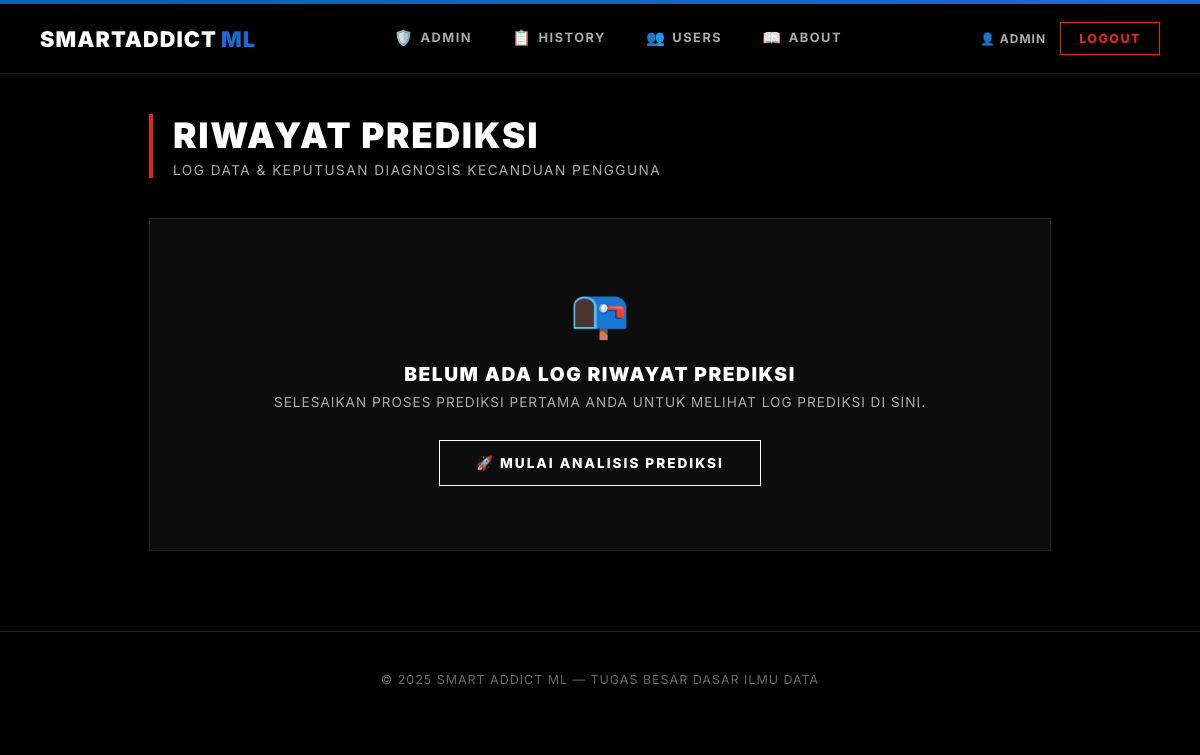
The app's page /history (signed in), older data.
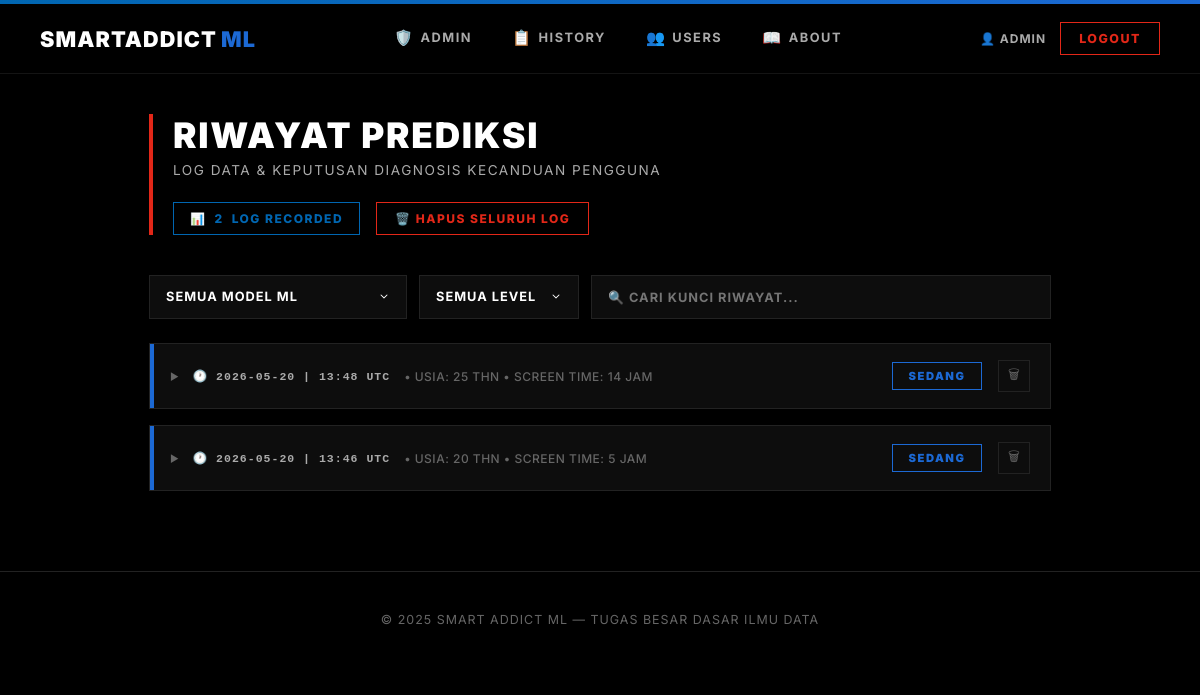
The same page, newer data.
### app.py (models this page shows)
class Prediction(db.Model):
    id = db.Column(db.Integer, primary_key=True)
    user_id = db.Column(db.Integer, db.ForeignKey('user.id'), nullable=False)
    model_name = db.Column(db.String(50), nullable=False)
    input_values = db.Column(db.Text, nullable=False)  # JSON string
    result = db.Column(db.String(20), nullable=False)
    prediction_raw = db.Column(db.Integer, nullable=False)
    timestamp = db.Column(db.DateTime, default=datetime.utcnow)
    @property
    def input_list(self):
        return json.loads(self.input_values)

### app.py (the view)
@app.route("/history")
@login_required
def history_page():
    user_preds = Prediction.query.filter_by(user_id=current_user.id).order_by(Prediction.timestamp.desc()).all()
    return render_template("history.html", predictions=user_preds, active_page='history')

### app.py (called while the page is built)
@app.after_request
def add_no_cache(response):
    response.headers['Cache-Control'] = 'no-store, no-cache, must-revalidate, max-age=0'
    response.headers['Pragma'] = 'no-cache'
    response.headers['Expires'] = '0'
    return response

@login_manager.user_loader
def load_user(user_id):
    return User.query.get(int(user_id))

    @property
    def is_admin(self):
        return self.role == 'admin'

### templates/history.html (shortened to what this page needs)
{% extends "base.html" %}
{% block content %}
<main class="content">
    <div class="page-header">
        <h1>RIWAYAT PREDIKSI</h1>
        <p>LOG DATA & KEPUTUSAN DIAGNOSIS KECANDUAN PENGGUNA</p>
        {% if predictions %}
        <div class="header-actions">
            <div class="count-badge">📊 <span id="visibleCount">{{ predictions|length }}</span> LOG RECORDED</div>
            <form method="post" action="{{ url_for('clear_my_history') }}" style="display:inline" onsubmit="return confirm('APAKAH ANDA YAKIN INGIN MENGHAPUS SELURUH LOG RIWAYAT?')">
                <button type="submit" class="btn-danger">🗑️ HAPUS SELURUH LOG</button>
            </form>
        </div>
        {% endif %}
    </div>
    {% if predictions %}
    <div class="filter-bar">
        <select id="filterModel" onchange="applyFilters()">
            <option value="">SEMUA MODEL ML</option>
        </select>
        <select id="filterLevel" onchange="applyFilters()">
            <option value="">SEMUA LEVEL</option>
        </select>
        <input type="text" id="filterSearch" placeholder="🔍 CARI KUNCI RIWAYAT..." oninput="applyFilters()">
    </div>
    <div class="history-list" id="historyList">
        {% for entry in predictions %}
        {% set level_class = 'level-rendah' if entry.result == 'Rendah' else ('level-sedang' if entry.result == 'Sedang' else 'level-tinggi') %}
        {% set inputs = entry.input_list %}
        <div class="history-card {{ level_class }}" style="animation-delay: {{ loop.index0 * 0.05 }}s" data-model="{{ entry.model_name }}" data-level="{{ entry.result }}" data-text="{{ entry.model_name }} {{ entry.result }} {{ entry.timestamp }}">
            <div class="history-main-row" onclick="toggleCard(this.closest('.history-card'))">
                <div class="toggle-area">
                    <span class="expand-icon">▶</span>
                    <span class="history-timestamp">🕐 {{ entry.timestamp.strftime('%Y-%m-%d | %H:%M UTC') }}</span>
                    <span class="history-summary-text">• Usia: {{ inputs[0] | round | int }} thn • Screen Time: {{ inputs[2] | round | int }} jam</span>
                </div>
                <div class="result-badge {{ level_class }}">{{ entry.result }}</div>
                <form method="post" action="{{ url_for('delete_prediction', pred_id=entry.id) }}" onsubmit="return confirm('HAPUS LOG DIAGNOSIS INI?')" onclick="event.stopPropagation()">
                    <button type="submit" class="delete-btn" title="Hapus Log">🗑</button>
                </form>
            </div>
        </div>
        {% endfor %}
    </div>
    {% else %}
    <div class="empty-state">
        <div class="empty-icon">📭</div>
        <h3>BELUM ADA LOG RIWAYAT PREDIKSI</h3>
        <p>SELESAIKAN PROSES PREDIKSI PERTAMA ANDA UNTUK MELIHAT LOG PREDIKSI DI SINI.</p>
        <a href="{{ url_for('predict') }}" class="btn-primary">🚀 MULAI ANALISIS PREDIKSI</a>
    </div>
    {% endif %}
</main>
{% endblock %}

Row changes from the older to the newer data that the page shows:
added Prediction: timestamp "2026-05-20 | 13:48 UTC", inputs "25", inputs "14", result "SEDANG"
added Prediction: timestamp "2026-05-20 | 13:46 UTC", inputs "20", inputs "5", result "SEDANG"
Text that changed along with them:
{{ predictions|length }}: (not shown) → "2"
form field value: (not shown) → "SEMUA MODEL ML"
form field value: (not shown) → "SEMUA LEVEL"
text no longer shown: "📭 BELUM ADA LOG RIWAYAT PREDIKSI SELESAIKAN PROSES PREDIKSI PERTAMA ANDA UNTUK MELIHAT LOG PREDIKSI DI SINI. 🚀 MULAI ANALISIS PREDIKSI"
text now shown: "📊 LOG RECORDED 🗑️ HAPUS SELURUH LOG"
